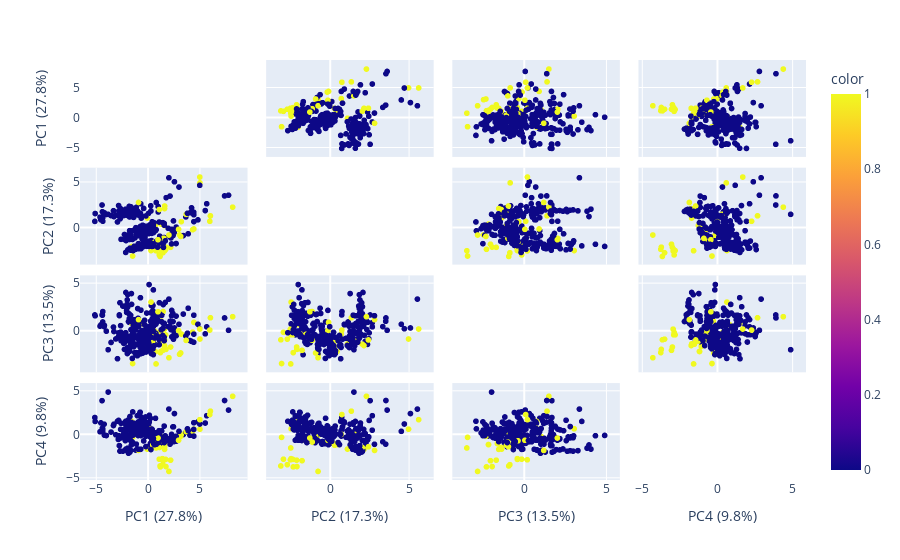

Notebook cell for this chart:
### Code cell
[X_train, y_train] = read_clustering_data()

n_components = 4
pca = PCA(n_components)
pipeline = Pipeline([('scaler', StandardScaler()), ('pca', pca)])
components = pipeline.fit_transform(X_train)
labels = {
    str(i): f"PC{i+1} ({var:.1f}%)"
    for i, var in enumerate(pca.explained_variance_ratio_ * 100)
}

fig = px.scatter_matrix(
    components,
    labels=labels,
    dimensions=range(n_components),
    color=y_train
)
fig.update_traces(diagonal_visible=False)
fig.show()

### Figure 1 — Plotly figure (JSON) as saved in the notebook; plotly's stock layout.template omitted (floating-point values rounded to 4 significant figures; data arrays with more than 128 entries replaced by an {"elided": "..."} marker saying what was removed)
{"data": [{"diagonal": {"visible": false}, "dimensions": [{"axis": {"matches": true}, "label": "PC1 (27.8%)", "values": {"elided": "316 float values"}}, {"axis": {"matches": true}, "label": "PC2 (17.3%)", "values": {"elided": "316 float values"}}, {"axis": {"matches": true}, "label": "PC3 (13.5%)", "values": {"elided": "316 float values"}}, {"axis": {"matches": true}, "label": "PC4 (9.8%)", "values": {"elided": "316 float values"}}], "hovertemplate": "%{xaxis.title.text}=%{x}<br>%{yaxis.title.text}=%{y}<br>color=%{marker.color}<extra></extra>", "legendgroup": "", "marker": {"color": {"elided": "316 int values"}, "coloraxis": "coloraxis", "symbol": "circle"}, "name": "", "showlegend": false, "type": "splom"}], "layout": {"coloraxis": {"colorbar": {"title": {"text": "color"}}, "colorscale": [[0, "#0d0887"], [0.1111, "#46039f"], [0.2222, "#7201a8"], [0.3333, "#9c179e"], [0.4444, "#bd3786"], [0.5556, "#d8576b"], [0.6667, "#ed7953"], [0.7778, "#fb9f3a"], [0.8889, "#fdca26"], [1, "#f0f921"]]}, "dragmode": "select", "legend": {"tracegroupgap": 0}, "margin": {"t": 60}}}
